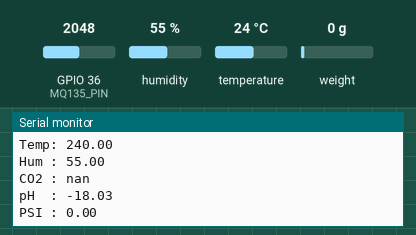
Simulated run of this sketch. Board: ESP32. Shown: the last lines printed to the serial monitor. The inputs (shaded band) are chosen by the test bench; at power-on: GPIO 36 (MQ135_PIN) = 2048, humidity 55 %, weight on the scale 0 g, temperature 24 °C. WiFi joins after 1.5 s; servers stay silent unless stated.

Above: at 4.0 s.
4.1 s: GPIO 36 (MQ135_PIN) set to 122
At 8.2 s:
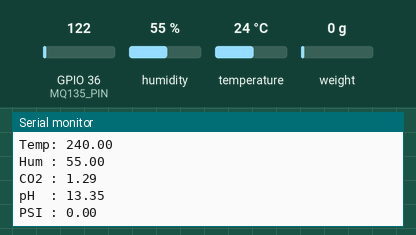
11.3 s: humidity set to 22 %
14.8 s: weight on the scale set to 2500 g
At 16.8 s:
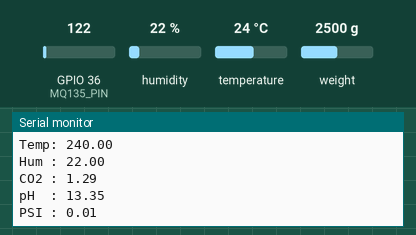
18.3 s: temperature set to 12 °C
21.8 s: GPIO 36 (MQ135_PIN) set to 1228
At 25.2 s:
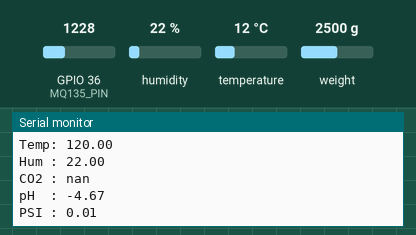
25.3 s: humidity set to 40 %
Timing chart, 0 to 28.3 s (numbered marks = the images above; inputs shaded):
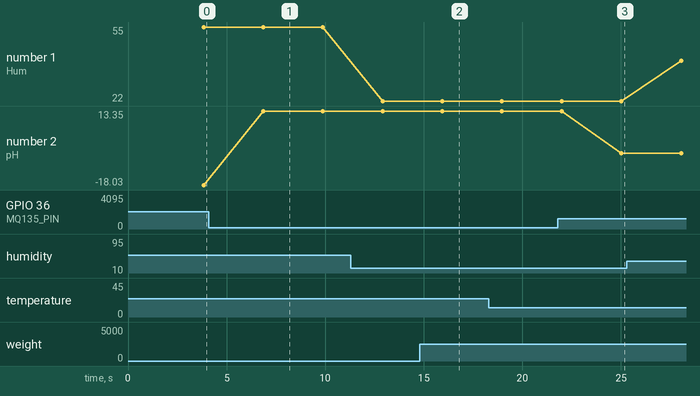

The sketch:

CALIBRATION_CODE_ECOenzyme.ino
```cpp
#define BLYNK_PRINT Serial
#define BLYNK_TEMPLATE_ID "TMPL6aZ9xTv_9"
#define BLYNK_TEMPLATE_NAME "EcoEnzyme"
#define BLYNK_AUTH_TOKEN "F1mV-3l7jU5s9WEVOjI00Xhursh5FrRs"


#include <SPI.h>
#include <WiFi.h>
#include <BlynkSimpleWifi.h>


#include <DHT.h>
#include "HX711.h"

// WiFi & Blynk
char ssid[] = "POCO X7";             // Ganti dengan SSID WiFi kamu
char pass[] = "babi12345678";         // Ganti dengan password WiFi kamu

// DHT
#define DHTPIN 2
#define DHTTYPE DHT11
DHT dht(DHTPIN, DHTTYPE);

// MQ-135 dan pH Sensor
#define MQ135_PIN A0
#define PH_PIN A0 // Note: hanya satu pin analog di ESP8266, gunakan MUX jika pakai dua sensor analog

// HX710B
#define HX_DT 4
#define HX_SCK 5
HX711 scale;

// Kalibrasi
float pH4Voltage = 3.1;
float pH7Voltage = 2.5;
float pHStep = (pH4Voltage - pH7Voltage) / 2;
float R0 = 76.63;
#define LOADCELL_TO_GRAMS 2280.0
#define PRESSURE_AREA_IN2 1.0

void setup() {
  Serial.begin(115200);
  Blynk.begin(BLYNK_AUTH_TOKEN, ssid, pass);
  dht.begin();

  scale.begin(HX_DT, HX_SCK);
  if (scale.is_ready()) {
    Serial.println("HX710B Tersambung.");
    scale.set_scale(LOADCELL_TO_GRAMS);
    scale.tare();
  } else {
    Serial.println("HX710B tidak terbaca.");
  }
}

float calculatePH(int adcValue) {
  float voltage = adcValue * (5.0 / 1023.0);
  return 7.0 - ((voltage - pH7Voltage) / pHStep);
}

float calculatePPM(int adcValue) {
  float voltage = adcValue * (5.0 / 1023.0);
  float resistance = ((5.0 * 10.0) / voltage) - 10.0;
  float ratio = resistance / R0;
  return 116.6020682 * pow(ratio, -2.769034857);
}

void loop() {
  Blynk.run();

  float humidity = dht.readHumidity();
  float temperature = dht.readTemperature();
  int rawAnalog = analogRead(A0);

  float co2PPM = calculatePPM(rawAnalog) / 100;
  float pHValue = calculatePH(rawAnalog);

  float weightInGrams = scale.get_units(10);
  if (weightInGrams < 0) weightInGrams = 0;  // Hindari nilai negatif

float weightInLbs = (weightInGrams * 0.00220462);
float pressurePSI = (weightInLbs / PRESSURE_AREA_IN2) / 1000;


  if (!isnan(humidity) && !isnan(temperature)) {
    float correctedTemp = temperature*10;

    Blynk.virtualWrite(V0, correctedTemp);  // Suhu
    Blynk.virtualWrite(V1, humidity);       // Kelembaban
    Blynk.virtualWrite(V2, co2PPM);         // CO2
    Blynk.virtualWrite(V3, pHValue);        // pH
    Blynk.virtualWrite(V4, pressurePSI);    // Tekanan

    Serial.println("Data terkirim ke Blynk:");
    Serial.print("Temp: "); Serial.println(correctedTemp);
    Serial.print("Hum : "); Serial.println(humidity);
    Serial.print("CO2 : "); Serial.println(co2PPM);
    Serial.print("pH  : "); Serial.println(pHValue);
    Serial.print("PSI : "); Serial.println(pressurePSI);
  } else {
    Serial.println("Gagal membaca DHT");
  }

  delay(2000);
}
```

Measured:
- after the input at 4.1 s, the serial monitor: prints a new line after 2.8 s (image 1)
- after the input at 14.8 s, the serial monitor: prints a new line after 1.1 s (image 2)
- after the input at 21.8 s, the serial monitor: prints a new line after 3.2 s (image 3)
- plotted number 1: 55 → 22 after the input at 11.3 s, 22 → 40 after the input at 25.3 s
- plotted number 2: -18.03 → 13.35 after the input at 4.1 s, 13.35 → -4.67 after the input at 21.8 s
